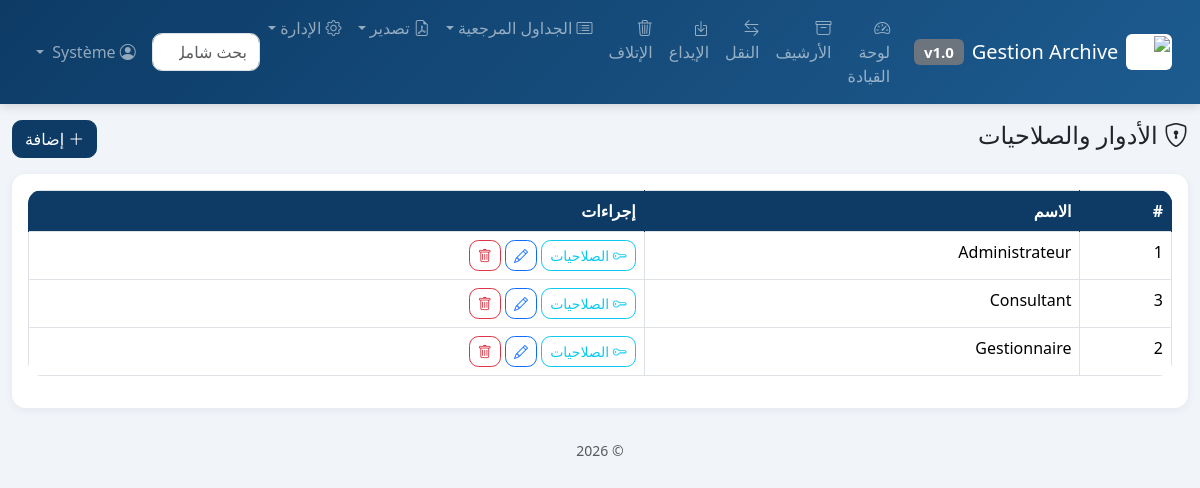
Page /modules/role/list.php (signed in) on the committed database.
### tables this page shows
CREATE TABLE role (
  id INT UNSIGNED AUTO_INCREMENT PRIMARY KEY,
  nom VARCHAR(100) NOT NULL,
  UNIQUE KEY uq_role_nom (nom)
);

### includes/db.php (called while the page is built, shortened)
<?php
function db(): PDO
{
    static $pdo = null;
    if ($pdo === null) {
        $dsn = sprintf('mysql:host=%s;dbname=%s;charset=%s', DB_HOST, DB_NAME, DB_CHARSET);
        $pdo = new PDO($dsn, DB_USER, DB_PASS, [
            PDO::ATTR_ERRMODE => PDO::ERRMODE_EXCEPTION,
            PDO::ATTR_DEFAULT_FETCH_MODE => PDO::FETCH_ASSOC,
            PDO::ATTR_EMULATE_PREPARES => false,
            PDO::MYSQL_ATTR_INIT_COMMAND => "SET NAMES utf8mb4",
        ]);
    }
    return $pdo;
}

### includes/functions.php (called while the page is built, shortened)
<?php
function e(?string $value): string
{
    return htmlspecialchars($value ?? '', ENT_QUOTES, 'UTF-8');
}

### modules/role/list.php (the view, shortened to what this page needs)
<?php
$items = db()->query('SELECT id, nom FROM role ORDER BY nom')->fetchAll();
require __DIR__ . '/../../includes/layout_header.php';
?>
<div class="d-flex justify-content-between align-items-center mb-3">
  <h4><i class="bi bi-shield-lock"></i> الأدوار والصلاحيات</h4>
  <a href="add.php" class="btn btn-primary"><i class="bi bi-plus-lg"></i> إضافة</a>
</div>
<div class="card">
  <div class="card-body table-responsive">
    <table class="table table-hover table-bordered">
      <thead>
        <tr>
          <th>#</th>
          <th>الاسم</th>
          <th>إجراءات</th>
        </tr>
      </thead>
      <tbody>
      <?php foreach ($items as $it): ?>
        <tr>
          <td><?= (int) $it['id'] ?></td>
          <td><?= e($it['nom']) ?></td>
          <td>
            <a href="permissions.php?id=<?= $it['id'] ?>" class="btn btn-sm btn-outline-info"><i class="bi bi-key"></i> الصلاحيات</a>
            <a href="edit.php?id=<?= $it['id'] ?>" class="btn btn-sm btn-outline-primary"><i class="bi bi-pencil"></i></a>
            <form method="post" action="delete.php" class="d-inline">
              <button type="button" class="btn btn-sm btn-outline-danger btn-delete-confirm"><i class="bi bi-trash"></i></button>
            </form>
          </td>
        </tr>
      <?php endforeach; ?>
      </tbody>
    </table>
  </div>
</div>
<?php require __DIR__ . '/../../includes/layout_footer.php'; ?>

### assets/css/app.css (style rules this page uses)
:root { --brand-color: #0d3b66; --brand-color-light: #1d5b8f; --radius-base: 0.85rem; }
body { font-family: 'Segoe UI', Tahoma, sans-serif; background-color: #f1f4f9; }
.card { border: none; border-radius: var(--radius-base); box-shadow: 0 2px 10px rgba(15, 23, 42, 0.06); }
.btn { border-radius: 0.6rem; }
.btn-primary { background-color: var(--brand-color); border-color: var(--brand-color); }
.table { border-radius: var(--radius-base); overflow: hidden; }
.table thead th { background-color: var(--brand-color); color: #fff; white-space: nowrap; border-color: var(--brand-color); }

### rows in the picture
role: id "1", nom "Administrateur"
role: id "3", nom "Consultant"
role: id "2", nom "Gestionnaire"

### other values in the picture
$parametres['nom_etablissement'] "Gestion Archive"
$appVersion "1.0"
